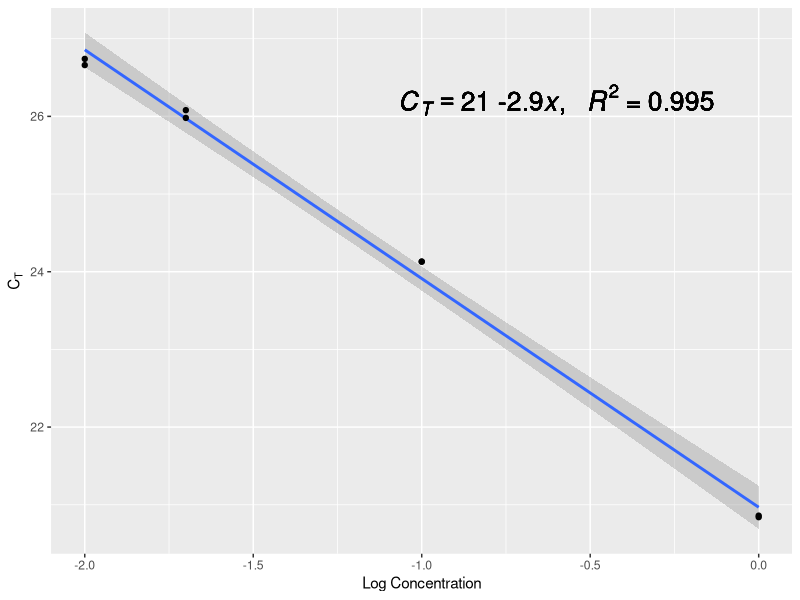
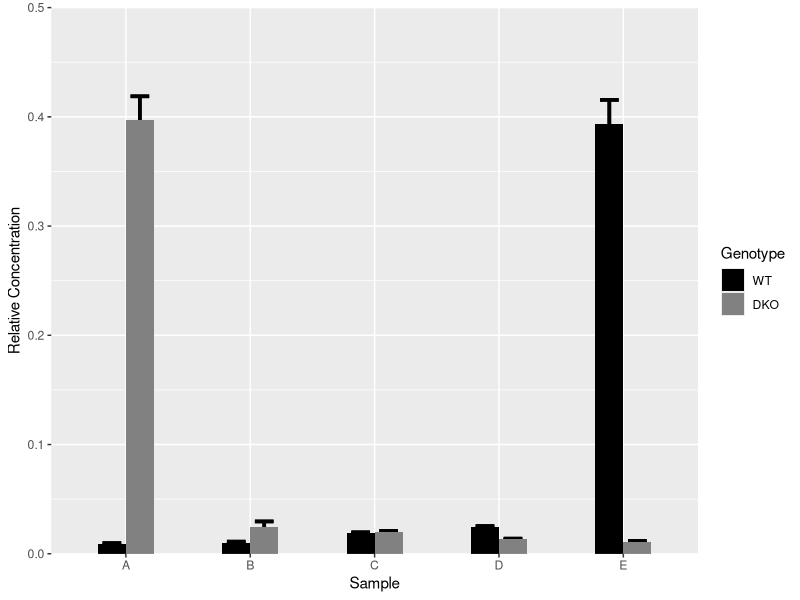
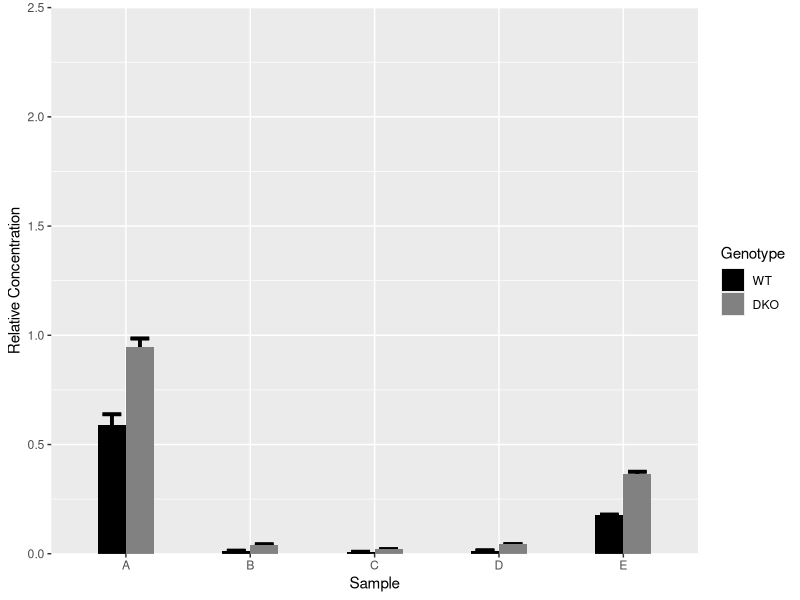

The R script that drew these images, in order:
library(ggplot2)
library(readxl)
library(dplyr)


# read in excel file which contains qPCR results (provided by Supervisor)
setwd("data/")
excel <- read_excel(path = "Course_MCiPqPCR9_9_20.xls")

# select only columns that are relevant for us (Pos, Sample, Ct)
# also select rows that are relevant for us. In this case all rows containing A (standard), B(SNRPN)
# and H (spike in)

standard <- excel %>%
    select(c("Pos", "Sample", "Ct")) %>%
    filter(grepl("A\\d+", Pos))

gene <- excel %>%
    select(c("Pos", "Sample", "Ct")) %>%
    filter(grepl("B\\d+", Pos))

spike <- excel %>%
    select(c("Pos", "Sample", "Ct")) %>%
    filter(grepl("J\\d+", Pos))

# for standard we have to convert column Sample to double instead of chr
standard$Sample <- as.double(standard$Sample)


# calculate regression equation
lm_eqn <- lm(standard$Ct ~ standard$Sample)

metrics <- list(
    a = format(unname(coef(lm_eqn)[1]), digits = 2),
    b = format(unname(coef(lm_eqn)[2]), digits = 2),
    r2 = format(summary(lm_eqn)$r.squared, digits = 3)
)

eq <-
    substitute(italic(C[T]) == a * " " * b  * italic(x) * ", " ~  ~ italic(R) ^
                   2 ~ "=" ~ r2,
               metrics)
equation <- as.character(as.expression(eq))


# plot the standard (row A)

# svg("images/StandardCurve.svg")
ggplot(standard, aes(x = Sample, y = Ct)) +
    geom_smooth(method = "lm", se = T) +
    geom_point() +
    xlab("Log Concentration") +
    ylab(bquote(C[T])) +
    geom_text(
        x = -0.6,
        y = 26.21,
        label = equation,
        parse = T,
        size = 6.7
    )
# dev.off()

# use the regression equation (CT-20.967/-2.945 = Conc) to calculate the log concentration of our gene and spike in
gene["LogConcentration"] <- (gene$Ct - 20.967) / -2.945

spike["LogConcentration"] <- (spike$Ct - 20.967) / -2.945

# calculate relative concentrattion

gene["RelativeConcentration"] <- 10 ^ gene$LogConcentration

spike["RelativeConcentration"] <- 10 ^ spike$LogConcentration

# calculate average for technical duplicates

gene <- gene %>%
    group_by(Sample) %>%
    mutate(AverageRelConc = mean(RelativeConcentration, na.rm = T)) %>%
    mutate(sd = sd(RelativeConcentration, na.rm = T))

spike <- spike %>%
    group_by(Sample) %>%
    mutate(AverageRelConc = mean(RelativeConcentration, na.rm = T)) %>%
    mutate(sd = sd(RelativeConcentration, na.rm = T))






# remove genotype from sample name and move it to new column
gene$Sample <- sub("wt\\d+|dko\\d+", "", gene$Sample)
gene["Genotype"] <- c(rep("WT", 10), rep("DKO", 10))

spike$Sample <- sub("wt\\d+|dko\\d+", "", spike$Sample)
spike["Genotype"] <- c(rep("WT", 10), rep("DKO", 10))

# rearrange order of the plot
gene$Genotype <- factor(gene$Genotype, levels = c("WT", "DKO"))

spike$Genotype <- factor(spike$Genotype, levels = c("WT", "DKO"))




# plot the average Rel concentration for the gene

# svg("images/SNRP.svg")
ggplot(gene, aes(x = Sample, y = AverageRelConc, fill = Genotype)) +
    geom_errorbar(
        aes(ymin = AverageRelConc - sd, ymax = AverageRelConc + sd),
        position = position_dodge(0.45),
        width = 0.3,
        size = 1.23
    ) +
    geom_bar(stat = "identity",
             position = position_dodge(),
             width = 0.45) +
    ylab("Relative Concentration") +
    scale_fill_manual(values = c("black", "#818181")) +
    scale_y_continuous(
        expand = c(0, 0),
        limits = c(0, 0.5),
        breaks = seq(0, 0.5, by = 0.1)
    )
# dev.off()

# plot the average Rel concentration for the spike

# svg("images/spike.svg")
ggplot(spike, aes(x = Sample, y = AverageRelConc, fill = Genotype)) +
    geom_errorbar(
        aes(ymin = AverageRelConc - sd, ymax = AverageRelConc + sd),
        position = position_dodge(0.45),
        width = 0.3,
        size = 1.23
    ) +
    geom_bar(stat = "identity",
             position = position_dodge(),
             width = 0.45) +
    ylab("Relative Concentration") +
    scale_fill_manual(values = c("black", "#818181")) +
    scale_y_continuous(expand = c(0, 0), limits = c(0, 2.5))
# dev.off()
